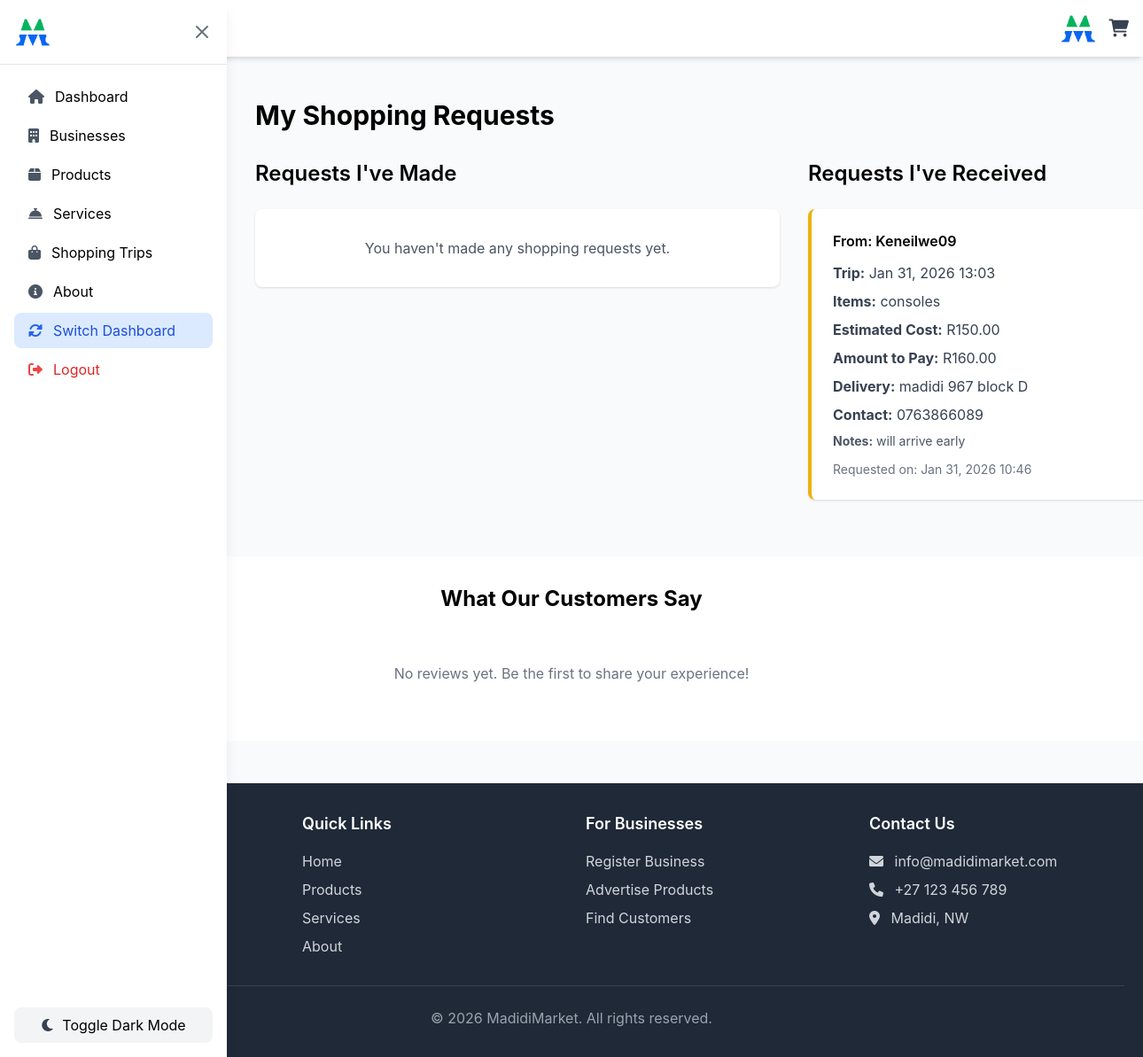
Page /my-shopping-requests/ (signed in) on the committed database.
### marketplace/models.py (models this page shows, shortened)
class ShoppingRequest(models.Model):
    requester = models.ForeignKey(User, on_delete=models.CASCADE, related_name='shopping_requests_made')
    shopper = models.ForeignKey(User, on_delete=models.CASCADE, related_name='shopping_requests_received')
    shopping_trip = models.ForeignKey(ShoppingTrip, on_delete=models.CASCADE, related_name='requests')
    items_requested = models.TextField()
    estimated_total_cost = models.DecimalField(max_digits=10, decimal_places=2, null=True, blank=True)
    amount_to_pay_shopper = models.DecimalField(max_digits=10, decimal_places=2, null=True, blank=True)
    delivery_location = models.CharField(max_length=200)
    contact_details = models.CharField(max_length=200)
    status = models.CharField(max_length=20, choices=[
        ('pending', 'Pending'),
        ('accepted', 'Accepted'),
        ('rejected', 'Rejected'),
        ('completed', 'Completed'),
    ], default='pending')
    created_at = models.DateTimeField(auto_now_add=True)
    notes = models.TextField(blank=True)

class ShoppingTrip(models.Model):
    user = models.ForeignKey(User, on_delete=models.CASCADE, related_name='shopping_trips')
    destination = models.CharField(max_length=200, blank=True)
    planned_departure_time = models.DateTimeField()
    estimated_return_time = models.DateTimeField()
    status = models.CharField(max_length=20, choices=[
        ('available', 'Available'),
        ('in_progress', 'In Progress'),
        ('completed', 'Completed'),
    ], default='available')
    created_at = models.DateTimeField(auto_now_add=True)
    notes = models.TextField(blank=True)

### marketplace/views.py (the view)
# urls.py: path('my-shopping-requests/', views.my_shopping_requests, name='my_shopping_requests'),
@login_required
def my_shopping_requests(request):
    sent_requests = ShoppingRequest.objects.filter(requester=request.user).select_related(
        'shopper', 'shopping_trip__user'
    ).order_by('-created_at')
    received_requests = ShoppingRequest.objects.filter(shopper=request.user).select_related(
        'requester', 'shopping_trip__user'
    ).order_by('-created_at')
    context = {
        'sent_requests': sent_requests,
        'received_requests': received_requests,
    }
    return render(request, 'marketplace/my_shopping_requests.html', context)

### marketplace/context_processors.py (called while the page is built)
def cart_context(request):
    if request.user.is_authenticated:
        try:
            cart = Cart.objects.get(customer=request.user)
            cart_items_count = cart.items.count()
        except Cart.DoesNotExist:
            cart = None
            cart_items_count = 0
        return {
            'cart': cart,
            'cart_items_count': cart_items_count,
        }
    else:
        return {
            'cart': None,
            'cart_items_count': 0,
        }

def review_context(request):
    from django.db.models import Count, Q
    recent_reviews = Review.objects.select_related('reviewer', 'business').annotate(
        num_likes=Count('review_likes', filter=Q(review_likes__is_like=True)),
        num_dislikes=Count('review_likes', filter=Q(review_likes__is_like=False))
    ).order_by('-created_at')[:6]
    return {
        'recent_reviews': recent_reviews,
    }

def admin_notification_context(request):
    if request.user.is_authenticated and (request.user.is_staff or hasattr(request.user, 'userprofile') and request.user.userprofile.user_type == 'admin'):
        from .models import UserProfile
        pending_approvals = UserProfile.objects.filter(
            user_type='business_owner',
            is_approved=False
        ).count()
        return {
            'pending_approvals_count': pending_approvals,
        }
    else:
        return {
            'pending_approvals_count': 0,
        }

### marketplace/templates/marketplace/my_shopping_requests.html (shortened to what this page needs)
{% extends 'marketplace/base.html' %}
{% load static %}
{% block content %}
<div class="container mx-auto px-4 py-8">
    <h1 class="text-3xl font-bold mb-8">My Shopping Requests</h1>
    <div class="grid grid-cols-1 lg:grid-cols-2 gap-8">
        <div>
            <h2 class="text-2xl font-semibold mb-6">Requests I've Made</h2>
            {% if sent_requests %}
                <div class="space-y-4">
                    {% for request in sent_requests %}
                    <div class="bg-white rounded-lg shadow p-6 border-l-4 {% if request.status == 'pending' %}border-yellow-500{% elif request.status == 'accepted' %}border-green-500{% elif request.status == 'rejected' %}border-red-500{% else %}border-blue-500{% endif %}">
                        <div class="flex justify-between items-start mb-3">
                            <h3 class="font-semibold">To: {{ request.shopper.username }}</h3>
                            <span class="px-2 py-1 rounded text-xs
                                {% if request.status == 'pending' %}bg-yellow-100 text-yellow-800
                                {% elif request.status == 'accepted' %}bg-green-100 text-green-800
                                {% elif request.status == 'rejected' %}bg-red-100 text-red-800
                                {% elif request.status == 'completed' %}bg-blue-100 text-blue-800
                                {% else %}bg-gray-100 text-gray-800{% endif %}">
                                {{ request.status|title }}
                            </span>
                        </div>
                        <p class="text-gray-700 mb-2"><strong>Trip:</strong> {{ request.shopping_trip.planned_departure_time|date:"M d, Y H:i" }}</p>
                        <p class="text-gray-700 mb-2"><strong>Items:</strong> {{ request.items_requested|truncatechars:100 }}</p>
                        <p class="text-gray-700 mb-2"><strong>Estimated Cost:</strong> R{{ request.estimated_total_cost|default:"0.00" }}</p>
                        <p class="text-gray-700 mb-2"><strong>Amount to Pay:</strong> R{{ request.amount_to_pay_shopper|default:"0.00" }}</p>
                        <p class="text-gray-700 mb-2"><strong>Delivery:</strong> {{ request.delivery_location }}</p>
                        <p class="text-gray-700"><strong>Contact:</strong> {{ request.contact_details }}</p>
                        {% if request.notes %}
                            <p class="text-gray-600 mt-2 text-sm"><strong>Notes:</strong> {{ request.notes }}</p>
                        {% endif %}
                        <p class="text-gray-500 text-sm mt-3">Requested on: {{ request.created_at|date:"M d, Y H:i" }}</p>
                    </div>
                    {% endfor %}
                </div>
            {% else %}
                <div class="bg-white rounded-lg shadow p-8 text-center">
                    <p class="text-gray-600">You haven't made any shopping requests yet.</p>
                </div>
            {% endif %}
        </div>
        <div>
            <h2 class="text-2xl font-semibold mb-6">Requests I've Received</h2>
            {% if received_requests %}
                <div class="space-y-4">
                    {% for request in received_requests %}
                    <div class="bg-white rounded-lg shadow p-6 border-l-4 {% if request.status == 'pending' %}border-yellow-500{% elif request.status == 'accepted' %}border-green-500{% elif request.status == 'rejected' %}border-red-500{% else %}border-blue-500{% endif %}">
                        <div class="flex justify-between items-start mb-3">
                            <h3 class="font-semibold">From: {{ request.requester.username }}</h3>
                        </div>
                        <p class="text-gray-700 mb-2"><strong>Trip:</strong> {{ request.shopping_trip.planned_departure_time|date:"M d, Y H:i" }}</p>
                        <p class="text-gray-700 mb-2"><strong>Items:</strong> {{ request.items_requested|truncatechars:100 }}</p>
                        <p class="text-gray-700 mb-2"><strong>Estimated Cost:</strong> R{{ request.estimated_total_cost|default:"0.00" }}</p>
                        <p class="text-gray-700 mb-2"><strong>Amount to Pay:</strong> R{{ request.amount_to_pay_shopper|default:"0.00" }}</p>
                        <p class="text-gray-700 mb-2"><strong>Delivery:</strong> {{ request.delivery_location }}</p>
                        <p class="text-gray-700"><strong>Contact:</strong> {{ request.contact_details }}</p>
                        {% if request.notes %}
                            <p class="text-gray-600 mt-2 text-sm"><strong>Notes:</strong> {{ request.notes }}</p>
                        {% endif %}
                        <p class="text-gray-500 text-sm mt-3">Requested on: {{ request.created_at|date:"M d, Y H:i" }}</p>
                    </div>
                    {% endfor %}
                </div>
            {% else %}
                <div class="bg-white rounded-lg shadow p-8 text-center">
                    <p class="text-gray-600">You haven't received any shopping requests yet.</p>
                </div>
            {% endif %}
        </div>
    </div>
</div>
{% endblock %}

### rows in the picture
ShoppingRequest: requester.username "Keneilwe09", shopping_trip.planned_departure_time "Jan 31, 2026 13:03", items_requested "consoles", estimated_total_cost "150.00", amount_to_pay_shopper "160.00", delivery_location "madidi 967 block D", contact_details "0763866089", notes "will arrive early", created_at "Jan 31, 2026 10:46"
